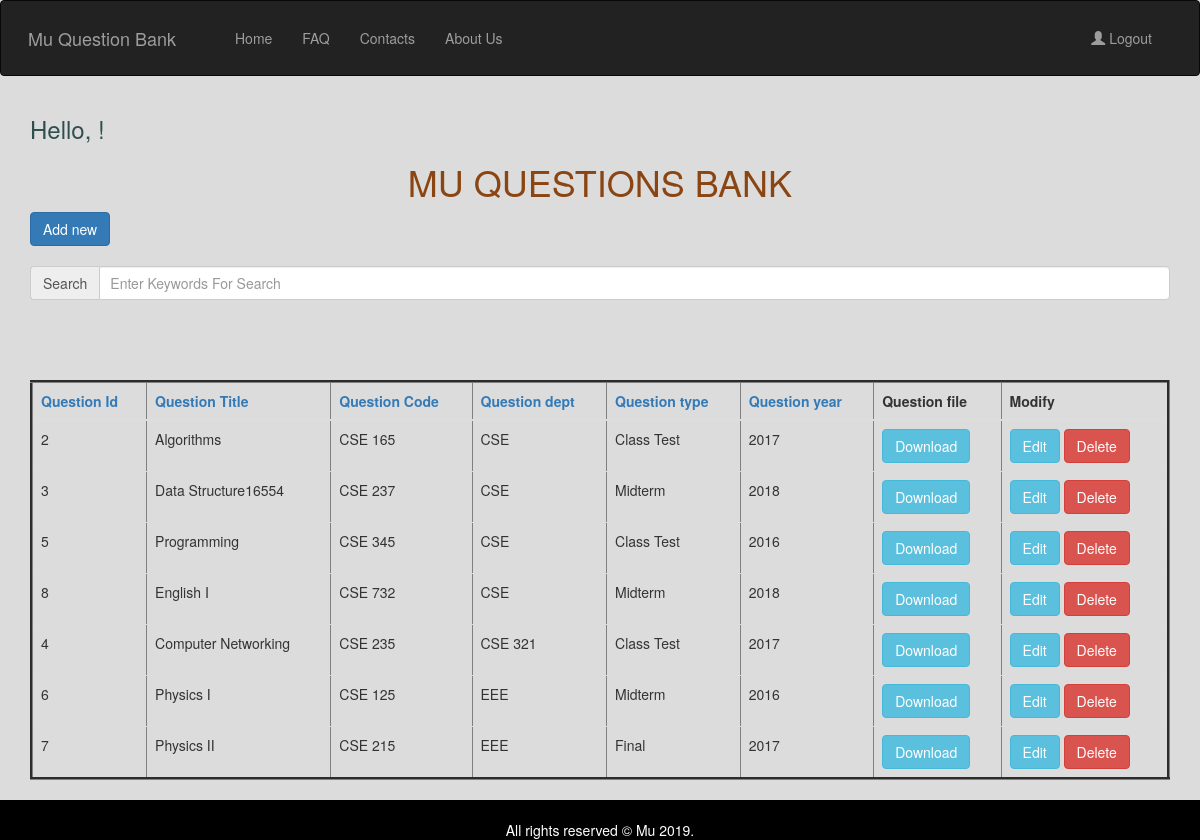
Screenshot of /index.php/home/searchOrderByDept with the database file from the repository.
### tables this page shows
CREATE TABLE `question_info` (
  `q_id` int(12) NOT NULL,
  `q_year` year(4) NOT NULL,
  `q_type` varchar(120) NOT NULL,
  `q_code` varchar(120) NOT NULL,
  `q_title` varchar(225) NOT NULL,
  `q_dept` varchar(120) NOT NULL,
  `q_file` varchar(250) DEFAULT NULL
);

### application/controllers/home.php (called while the page is built, shortened)
<?php
class home extends CI_Controller {
    function __construct()
  	{
  		$this->load->model('question_model','qmodel');
  	}
	public function searchOrderByDept()
	{
		$data['questionInfo']=$this->qmodel->searchOrderByDept();
		$this->load->view('admin_profile',$data);
	}
}

### index.php (called while the page is built, shortened)
<?php
require_once BASEPATH.'core/CodeIgniter.php';

### application/models/question_model.php (called while the page is built, shortened)
<?php
class question_model extends CI_Model {
	public function searchOrderByDept()
	{
		$this->db->select("*");
		$this->db->from("question_info");
		$this->db->order_by('q_dept','ASC');
		$query=$this->db->get();
		return $query->result();
	}
}

### application/views/admin_profile.php (the view, shortened to what this page needs)
<!doctype html>
<html lang="en">
  <head>
   <link rel="stylesheet" href="https://maxcdn.bootstrapcdn.com/bootstrap/3.4.0/css/bootstrap.min.css">
</head>
<body>
  <header class="header-transparent" id="header-main">
            <nav class="navbar navbar-inverse">
              <div class="container-fluid">
                <div class="navbar-header">
                  <a class="navbar-brand" href="<?php echo base_url();?>home/mu_index">Mu Question Bank</a>
                </div>
                <ul class="nav navbar-nav ">
                  <li ><a href="<?php echo base_url();?>home/mu_index">Home</a></li>
                  <li ><a href="<?php echo base_url();?>home/faq">FAQ</a></li>
                  <li><a href="<?php echo base_url();?>home/contacts">Contacts</a></li>
                  <li><a href="<?php echo base_url();?>home/aboutUs">About Us</a></li>
                </ul>
                <ul class="nav navbar-nav navbar-right" >
                <li><a href="<?php echo base_url(); ?>home/logout"><span class="glyphicon glyphicon-user"></span> Logout</a></li>
              </ul>
              </div>
            </nav>
</header>
<div class="container">
     <h3 align="left" style="color: #2F4F4F;">   Hello, <?php echo $_SESSION['username'].'!'; ?> </h3>
     <center><h1 style="color: #8B4513;">MU QUESTIONS BANK</h1></center>
   <a class="btn btn-primary" href="<?php echo base_url();?>home/add"> Add new</a>
   <br> <br>
     <div class="form-group">
      <div class="input-group">
      <span class="input-group-addon ">Search</span>
        <input type="text" name="search" id="search" placeholder="Enter Keywords For Search" class="form-control">
      </div>
     </div>
    <br>
    <div id="result">
    </div>
   <br>
    <table class="table" border="3px">
    <thead>
      <tr>
        <th><a href="<?php echo base_url('home/searchOrderById'); ?>">Question Id</th>
        <th><a href="<?php echo base_url('home/searchOrderByTitle'); ?>">Question Title</th>
        <th><a href="<?php echo base_url('home/searchOrderByCode'); ?>">Question Code</th>
        <th><a href="<?php echo base_url('home/searchOrderByDept'); ?>">Question dept</th>
        <th><a href="<?php echo base_url('home/searchOrderByType'); ?>">Question type</th>
        <th><a href="<?php echo base_url('home/searchOrderByYear'); ?>">Question year</th>
        <th>Question file</th>
        <th>Modify</th>
      </tr>
    </thead>
    <tbody>
      <?php
        if($questionInfo){
          foreach ($questionInfo as $qtn) {
      ?>
      <tr>
        <td><?php echo $qtn->q_id; ?></td>
        <td><?php echo $qtn->q_title; ?></td>
        <td><?php echo $qtn->q_code; ?></td>
        <td><?php echo $qtn->q_dept; ?></td>
        <td><?php echo $qtn->q_type; ?></td>
        <td><?php echo $qtn->q_year; ?></td>
        <td><a class="btn btn-info" href="<?php echo base_url('home/download/'.$qtn->q_id); ?>"> Download</a></td>
        <td> <a class="btn btn-info" href="<?php echo base_url('home/edit/'.$qtn->q_id); ?>"> Edit</a>
             <a class="btn btn-danger" href="<?php echo base_url('home/delete/'.$qtn->q_id); ?>" onclick="return confirm('Do you want to delete this record?');"> Delete</a>
        </td>
      </tr>
      <?php
    }
      }
      ?>
    </tbody>
  </table>
</div><br><br>
 <div class="footer">
 <br>
  <div class="container">All rights reserved © Mu 2019.
   <br>
   </div>
</div>
</body>
</html>

### application/views/admin_profile.php (style rules this page uses)
.navbar-nav { padding: 12px; margin-left: 5px; }
.navbar-header { padding: 12px; margin-left: 2px; text-decoration-color: white; }
.navbar-right { padding: 12px; margin-right: 5px; }
.footer { position: fixed; left: 0; bottom: 0; width: 100%; background-color: black; color: white; text-align: center; }
#search { padding-left: 10px; padding-right: 10px; }
#result { padding-left: 25px; padding-right: 25px; padding-top: 25px; }
body { background: #DCDCDC; }

### rows the page displays
question_info: q_id "2", q_title "Algorithms", q_code "CSE 165", q_dept "CSE", q_type "Class Test", q_year "2017"
question_info: q_id "3", q_title "Data Structure16554", q_code "CSE 237", q_dept "CSE", q_type "Midterm", q_year "2018"
question_info: q_id "5", q_title "Programming", q_code "CSE 345", q_dept "CSE", q_type "Class Test", q_year "2016"
question_info: q_id "8", q_title "English I", q_code "CSE 732", q_dept "CSE", q_type "Midterm", q_year "2018"
question_info: q_id "4", q_title "Computer Networking", q_code "CSE 235", q_dept "CSE 321", q_type "Class Test", q_year "2017"
question_info: q_id "6", q_title "Physics I", q_code "CSE 125", q_dept "EEE", q_type "Midterm", q_year "2016"
question_info: q_id "7", q_title "Physics II", q_code "CSE 215", q_dept "EEE", q_type "Final", q_year "2017"
